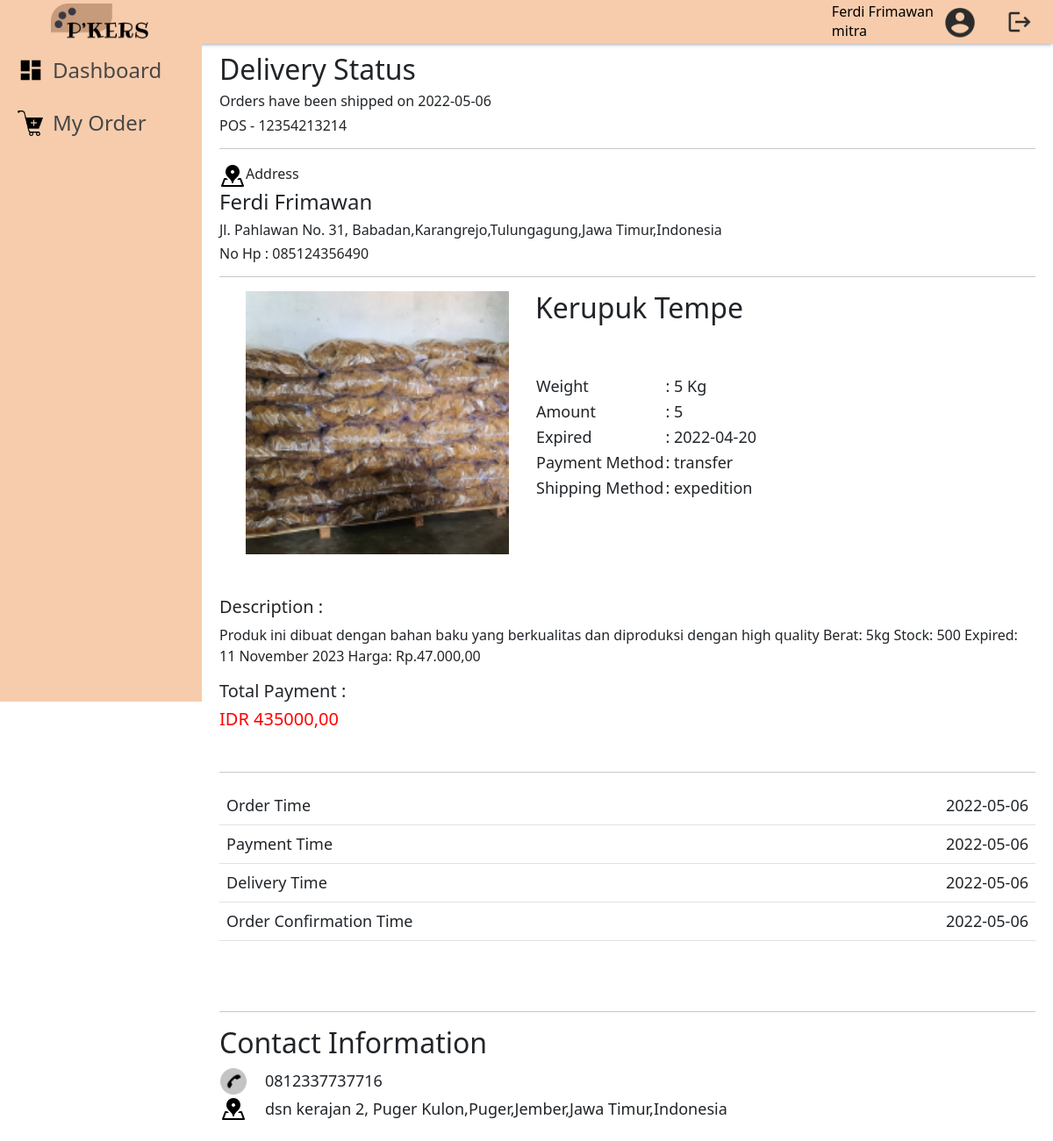
Page /public/Order/detail_order_done/38 (signed in) on the committed database.
### tables this page shows
CREATE TABLE `akun_mitra` (
  `email` varchar(250) NOT NULL,
  `no_telepon` varchar(12) NOT NULL,
  `username` varchar(250) NOT NULL,
  `nama_lengkap` varchar(250) NOT NULL,
  `alamat` varchar(250) NOT NULL,
  `desa_id` int(11) NOT NULL,
  `kecamatan_id` int(11) NOT NULL,
  `kabupaten_id` int(11) NOT NULL,
  `provinsi_id` int(11) NOT NULL,
  `negara_id` int(11) NOT NULL,
  `tanggal_lahir` date NOT NULL,
  `jenis_kelamin_id` int(11) NOT NULL,
  `password` varchar(500) NOT NULL,
  `status_akun_id` int(11) NOT NULL,
  `profil` varchar(1000) NOT NULL
);

CREATE TABLE `pesanan` (
  `id` int(11) NOT NULL,
  `mitra_email` varchar(255) NOT NULL,
  `produk_id` int(11) NOT NULL,
  `jumlah_pesanan` int(11) NOT NULL,
  `metode_pembayaran` varchar(255) NOT NULL,
  `bukti_pembayaran` varchar(500) DEFAULT NULL,
  `status_pembayaran` varchar(255) NOT NULL,
  `tanggal_pesan` date DEFAULT NULL,
  `batas_pembayaran` date DEFAULT NULL,
  `tanggal_pembayaran` date DEFAULT NULL,
  `jenis_pengiriman` varchar(255) NOT NULL,
  `no_resi` varchar(255) DEFAULT NULL,
  `tanggal_pengiriman` date DEFAULT NULL,
  `status_pengiriman` varchar(255) NOT NULL,
  `tanggal_terima` date DEFAULT NULL,
  `status_diterima` varchar(255) NOT NULL,
  `total_pembayaran` int(11) NOT NULL
);

CREATE TABLE `desa` (
  `id` int(11) NOT NULL,
  `id_kecamatan` int(11) NOT NULL,
  `nama_desa` varchar(255) NOT NULL
);

CREATE TABLE `kecamatan` (
  `id` int(11) NOT NULL,
  `id_kabupaten` int(11) NOT NULL,
  `nama_kecamatan` varchar(255) NOT NULL
);

CREATE TABLE `kabupaten` (
  `id` int(11) NOT NULL,
  `id_provinsi` int(11) NOT NULL,
  `nama_kabupaten` varchar(255) NOT NULL
);

CREATE TABLE `provinsi` (
  `id` int(11) NOT NULL,
  `id_negara` int(11) NOT NULL,
  `nama_provinsi` varchar(255) NOT NULL
);

CREATE TABLE `negara` (
  `id` int(11) NOT NULL,
  `nama_negara` varchar(255) NOT NULL
);

CREATE TABLE `produk` (
  `id` int(11) NOT NULL,
  `nama_produk` varchar(255) NOT NULL,
  `stok` int(11) NOT NULL,
  `berat` int(11) NOT NULL,
  `deskripsi` text NOT NULL,
  `gambar` varchar(500) NOT NULL,
  `harga` int(11) NOT NULL,
  `expired` date NOT NULL,
  `stok_bulan` varchar(50) NOT NULL
);

### app/core/Controller.php (called while the page is built, shortened)
<?php
class Controller{
  public function view($view,$data=[]){
    require_once "../app/views/$view.php";
  }
  public function model($model){
    return new $model;
  }
}
?>

### app/controllers/Order.php (called while the page is built, shortened)
<?php
class Order extends Controller{
  public function detail_order_done(){
    $controller_name = $_SESSION['controller_name'];
    $method_name = $_SESSION['method_name'];
    if(!isset($_SESSION['params'][0])){
      header("Location: ".BASE_URL."/Order/done");
    }
    else{
      $params = $_SESSION['params'][0];
    }
    $data = [
      "controller_name"=>$controller_name,
      "method_name"=> $method_name,
      "detail_order" => $this->model("Pesanan_model")->detail_pesanan_selesai([
        "email" =>$_SESSION['login']['email'],
        "id"=> $params
      ])
    ];
    $this->view("$controller_name/$method_name",$data);
  }
}
?>

### app/core/App.php (called while the page is built, shortened)
<?php
class App{
  protected $method = "index";
  protected $params = [];
  public function __construct()
  {
    $url = $this->parseURL();
    if(file_exists("../app/controllers/".$url[0].".php")){
      unset($url[0]);
    }
    else{
      header("Location: ".BASE_URL."/Article");
    }
    $this->controller = new $this->controller;
    if(isset($url[1])){
      if(method_exists($this->controller,$url[1])){
        $this->method = $url[1];
        unset($url[1]);
      }
    }
    if(!empty($url)){
      $this->params = array_values($url);
    }
    call_user_func_array([$this->controller, $this->method],$this->params);
  }
  public function parseURL(){
    if(isset($_GET['url'])){
      $url = rtrim($_GET['url'],'/');
      $url = filter_var($url,FILTER_SANITIZE_URL);
      $url = explode("/",$url);
      return $url;
    }
  }
}
?>

### public/index.php (called while the page is built, shortened)
<?php
$app = new App;
?>

### app/core/Database.php (called while the page is built, shortened)
<?php
class Database{
  private $host = DB_HOST;
  private $user = DB_USER;
  private $password = DB_PASSWORD;
  private $name = DB_NAME;
  private $db_handler;
  private $query_statement;
  public function __construct()
  {
    $db_source_name = "mysql:host=".$this->host.";dbname=".$this->name;
    $option = [
      PDO::ATTR_PERSISTENT => true,
      PDO::ATTR_ERRMODE => PDO::ERRMODE_EXCEPTION
    ];
    try {
      $this->db_handler = new PDO($db_source_name,$this->user,$this->password,$option);
    } catch (PDOException $e) {
      die($e->getMessage());
    }
  }
  public function query($query){
    $this->query_statement = $this->db_handler->prepare($query);
  }
  public function bind($param,$value,$type=null){
    if(is_null($type)){
      switch(true){
        default : $type = PDO::PARAM_STR;
      }
    }
    $this->query_statement->bindValue($param,$value,$type);
  }
  public function execute(){
    $this->query_statement->execute();
  }
  public function single(){
    $this->execute();
    return $this->query_statement->fetch(PDO::FETCH_ASSOC);
  }
}
?>

### app/models/User_model.php (called while the page is built, shortened)
<?php
class User_model{
  private $table = "akun_mitra";
  private $db;
  public function __construct()
  {
    $this->db = new Database;
  }
  public function get_data_user($email){
    try {
      $query = "SELECT * FROM $this->table WHERE email = :email";
      $this->db->query($query);
      $this->db->bind('email',$email);
      return $this->db->single();
    } catch (\Throwable $th) {
      return "Error";
    }
  }
  public function get_data_admin(){
    $query = "SELECT * FROM admin";
    $this->db->query($query);
    return $this->db->single();
  }
  public function login($email, $password){
    $query = "SELECT * FROM $this->table WHERE email = :email && password = :password && status_akun_id = 1";
    $this->db->query($query);
    $this->db->bind('email',$email);
    $this->db->bind('password',$password);
    return $this->db->single();
  }
  public function get_spesifik_alamat($id_desa,$id_kecamatan,$id_kabupaten,$id_provinsi,$id_negara){
    $output = "";
    $query = "SELECT * FROM desa WHERE id = :id";
    $this->db->query($query);
    $this->db->bind('id',$id_desa);
    if(!is_bool($this->db->single())){
      $output .= ",".$this->db->single()['nama_desa'];
    }
    else{
      $output .= "";
    }
    $query = "SELECT * FROM kecamatan WHERE id = :id";
    $this->db->query($query);
    $this->db->bind('id',$id_kecamatan);
    if(!is_bool($this->db->single())){
      $output .= ",".$this->db->single()['nama_kecamatan'];
    }
    else{
      $output .= "";
    }
    $query = "SELECT * FROM kabupaten WHERE id = :id";
    $this->db->query($query);
    $this->db->bind('id',$id_kabupaten);
    if(!is_bool($this->db->single())){
      $output .= ",".$this->db->single()['nama_kabupaten'];
    }
    else{
      $output .= "";
    }
    $query = "SELECT * FROM provinsi WHERE id = :id";
    $this->db->query($query);
    $this->db->bind('id',$id_provinsi);
    if(!is_bool($this->db->single())){
      $output .= ",".$this->db->single()['nama_provinsi'];
    }
    else{
      $output .= "";
    }
    $query = "SELECT * FROM negara WHERE id = :id";
    $this->db->query($query);
    $this->db->bind('id',$id_negara);
    if(!is_bool($this->db->single())){
      $output .= ",".$this->db->single()['nama_negara'];
    }
    else{
      $output .= "";
    }
    $output = substr_replace($output, '', 0, 1);
    return $output;
  }
}
?>

### app/models/Pesanan_model.php (called while the page is built, shortened)
<?php
class Pesanan_model{
  private $table = "pesanan";
  private $db;
  public function __construct()
  {
    $this->db = new Database;
  }
  public function detail_pesanan_selesai($data){
    $this->db->query(
      "SELECT * FROM $this->table WHERE id = :id and mitra_email = :mitra_email"
    );
    $this->db->bind('id',$data['id']);
    $this->db->bind('mitra_email',$data['email']);
    return $this->db->single();
  }
  public function delete_expired_payment(){
    $this->db->query(
      "DELETE FROM $this->table WHERE  batas_pembayaran < CURRENT_DATE() AND bukti_pembayaran = ''"
    );
    $this->db->execute();
  }
}

### app/models/Product_model.php (called while the page is built, shortened)
<?php
class Product_model{
  private $table = "produk";
  private $db;
  public function __construct()
  {
    $this->db = new Database;
  }
  public function get_spesific_product($id){
    $query = "SELECT * FROM $this->table WHERE id = :id";
    $this->db->query($query);
    $this->db->bind('id',$id[0]);
    return $this->db->single();
  }
}

### app/views/Order/detail_order_done.php (the view)
<?php
$data_user = $this->model("User_model")->get_data_user($data['detail_order']['mitra_email']);
$detail_product = $this->model("Product_model")->get_spesific_product($data['detail_order']['produk_id']);
$data_admin = $this->model("User_model")->get_data_admin();
?>
<?php $this->view("Navbar",[]); ?>
<div class="main">
  <h2>Delivery Status</h2>
  <h6>Orders have been shipped on <?= $data['detail_order']['tanggal_pengiriman'] ?> </h6>
  <h6>POS - <?= $data['detail_order']['no_resi'] ?></h6>
  <hr>
  <span style="display: flex;margin:0;padding:0;align-items:flex-end">
    <img src="http://localhost/Tempe-Crackers/public/icon/location.png" style="width: 30px;" alt="">
    <h6>Address</h6>
  </span>
  <h4><?= $data_user['nama_lengkap'] ?></h4>
  <h6>
    <?= $data_user['alamat'] ?>, <?=
      $this->model("User_model")->get_spesifik_alamat(
        $data_user['desa_id'], $data_user['kecamatan_id'], $data_user['kabupaten_id'], $data_user['provinsi_id'], $data_user['negara_id']);
    ?>
  </h6>
  <h6>No Hp : <?= $data_user['no_telepon'] ?></h6>
  <hr>
  <div style="display: flex;flex-wrap:wrap">
    <div class="img" style=";margin-right:30px;width:300px;height:300px;background-image: url(<?= BASE_URL ?>/img/products/<?= $detail_product['gambar'] ?>);background-position: center;background-size:cover"></div>
    <div>
      <h2><?= $detail_product['nama_produk'] ?></h2><br><br>
      <table>
        <tr>
          <td>Weight</td>
          <td> : <?= $detail_product['berat'] ?> Kg</td>
        </tr>
        <tr>
          <td>Amount</td>
          <td> : <?= $data['detail_order']['jumlah_pesanan'] ?></td>
        </tr>
        <tr>
          <td>Expired</td>
          <td> : <?= $detail_product['expired'] ?></td>
        </tr>
        <tr>
          <td>Payment Method</td>
          <td> : <?= $data['detail_order']['metode_pembayaran'] ?></td>
        </tr>
        <tr>
          <td>Shipping Method</td>
          <td> : <?= $data['detail_order']['jenis_pengiriman'] ?></td>
        </tr>
      </table>
    </div>
  </div>
  <br><br>
  <h5>Description : </h5>
  <p><?= $detail_product['deskripsi'] ?></p>
  <span>
    <h5>Total Payment : </h5>
    <h5 style="color: red;">IDR <?= $data['detail_order']['total_pembayaran'] ?>,00</h5>
  </span>
  <br><hr>
  <table class="table">
    <tr>
      <td>Order Time</td>
      <td style="text-align: right;"><?= $data['detail_order']['tanggal_pesan'] ?></td>
    </tr>
    <tr>
      <td>Payment Time</td>
      <td style="text-align: right;"><?= $data['detail_order']['tanggal_pembayaran'] ?></td>
    </tr>
    <tr>
      <td>Delivery Time</td>
      <td style="text-align: right;"><?= $data['detail_order']['tanggal_pengiriman'] ?></td>
    </tr><tr>
      <td>Order Confirmation Time</td>
      <td style="text-align: right;"><?= $data['detail_order']['tanggal_terima'] ?></td>
    </tr>
  </table>
  <br><br>
  <hr>
  <h2>Contact Information</h2>
  <table>
    <tr>
      <td style="padding-right: 20px;"><img src="http://localhost/Tempe-Crackers/public/icon/telephone.png" style="width: 30px;" alt=""></td>
      <td><?= $data_admin['no_telepon'] ?></td>
    </tr>
    <tr>
      <td style="padding-right: 20px;"><img src="http://localhost/Tempe-Crackers/public/icon/location.png" style="width: 30px;" alt=""></td>
      <td><?= $data_admin['alamat'] ?>, <?=
          $this->model("User_model")->get_spesifik_alamat(
            $data_admin['desa_id'],$data_admin['kecamatan_id'], $data_admin['kabupaten_id'],$data_admin['provinsi_id'],$data_admin['negara_id']);
        ?></td>
    </tr>
  </table>
</div>

### app/views/Navbar.php (shortened to what this page needs)
<?php
$photo = $this->model("User_model")->get_data_user($_SESSION['login']['email'])['profil'];
?>
<div class="side-bar">
  <div class="logo">
    <img src="<?= BASE_URL ?>/icon/logo.png" alt="">
  </div>
  <a href="<?= BASE_URL ?>/Article">
    <img src="<?= BASE_URL ?>/icon/Dashboard.png" alt="">
    <h4>Dashboard</h4>
  </a>
  <a href="<?= BASE_URL ?>/Order">
    <img src="<?= BASE_URL ?>/icon/keranjang.png" alt="">
    <h4>My Order</h4>
  </a>
  <br>
</div>
<div id="nav">
  <div style="display: flex;justify-content:center;align-items: flex-end;">
    <a href="<?= BASE_URL ?>/About" style="text-decoration:none;color:black;cursor:pointer;display:flex;justify-content:center;align-items: center;">
      <div style="display:flex;flex-direction:column;justify-content:space-between;margin-right:10px">
        <h6 style="margin-top: auto;margin-bottom: auto"><?= $this->model("User_model")->get_data_user($_SESSION['login']['email'])['nama_lengkap'] ?></h6>
        <p style="margin-top: auto;margin-bottom: auto">mitra</p>
      </div>
      <?php
      if($photo == ""){ ?>
        <img style="border-radius: 50%;width:40px;height:40px;object-fit: cover;" src="<?= BASE_URL ?>/icon/akun.png" alt="">
      <?php
      }else{ ?>
        <img style="border-radius: 50%;width:40px;height:40px;object-fit: cover;" src="<?= BASE_URL ?>/img/<?= $photo ?>?<?php echo time(); ?>" alt="">
      <?php
      }
      ?>
    </a>
    <form action="" method="POST">
      <button type="submit" name="tombol_logout" class="btn"><img src="<?= BASE_URL ?>/icon/logout.png" style="width: 30px;margin-left:20px;padding-left:0px" alt=""></button>
    </form>
  </div>
</div id="nav">

### public/style/css/Navbar.css (style rules this page uses)
table tr td { font-size: 18px; }
.btn { font-size: 18px; }
#nav { height: 50px; position: fixed; width: 100%; right: 0; margin-left: 230px; z-index: 10; padding: 10px; display: flex; align-items: center; justify-content: space-between; background-color: #F7CCAC; box-shadow: rgba(50, 50, 93, 0.25) 0px 2px 5px -1px, rgba(0, 0, 0, 0.3) 0px 1px 3px -1px; }
#nav img { width: 40px; }
.side-bar { width: 230px; height: 100vh; background-color: #F7CCAC; z-index: 11; display: flex; flex-direction: column; position: fixed; animation-duration: 2s; }
.side-bar .logo { width: 100%; height: 50px; display: flex; justify-content: center; }
.side-bar .logo img { width: 50%;margin:auto }
.side-bar a { font-size: 20px; text-decoration: none; color: rgb(71, 71, 71); width: 100%; height: 60px; display: flex; padding-left: 20px; align-items: center; padding-bottom: 0; }
.side-bar a img { width: 30px; }
.side-bar a h4 { margin: 0; padding: 0; margin-left: 10px; }
.main { margin-left: 230px; width: 100vmax - 240px; padding-top: 50px; background-color: white; padding-left: 20px;padding-top:60px;padding-right:20px;padding-bottom: 20px; }

### public/style/css/Order.css (style rules this page uses)
.img { margin-left: 30px; width: 180px; height: 180px; background-position: center; background-size: cover; align-self: center; }

### rows in the picture
akun_mitra: nama_lengkap "Ferdi Frimawan", alamat "Jl. Pahlawan No. 31", desa+kecamatan+kabupaten "Babadan,Karangrejo,Tulungagung,Jawa Timur,Indonesia", no_telepon "085124356490"
pesanan: tanggal_pengiriman "2022-05-06", no_resi "12354213214", jumlah_pesanan "5", metode_pembayaran "transfer", jenis_pengiriman "expedition", total_pembayaran "435000", tanggal_pesan "2022-05-06", tanggal_pembayaran "2022-05-06", tanggal_terima "2022-05-06"
produk: gambar (picture), nama_produk "Kerupuk Tempe", berat "5", expired "2022-04-20", deskripsi "Produk ini dibuat dengan bahan baku yang berkualitas dan diproduksi dengan high quality Berat: 5kg Stock: 500 Expired: 11 November 2023 Harga: Rp.47.000,00"

### other values in the picture
$data_admin['no_telepon'] "0812337737716"
$data_admin['alamat'] "dsn kerajan 2"
